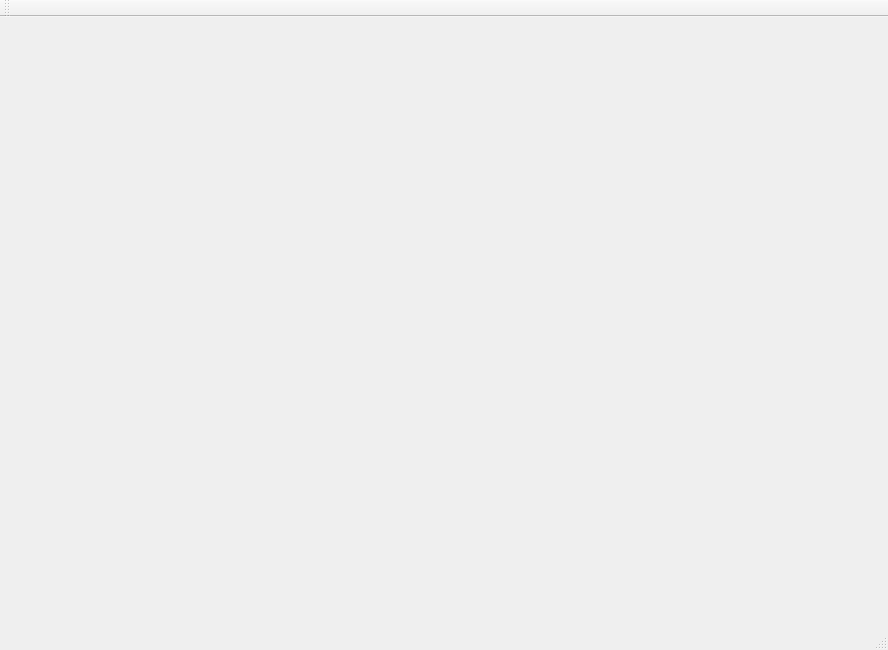
<?xml version="1.0" encoding="UTF-8"?>
<ui version="4.0">
 <class>MainWindow</class>
 <widget class="QMainWindow" name="MainWindow">
  <property name="geometry">
   <rect>
    <x>0</x>
    <y>0</y>
    <width>888</width>
    <height>650</height>
   </rect>
  </property>
  <property name="windowTitle">
   <string>MainWindow</string>
  </property>
  <widget class="QWidget" name="centralWidget"/>
  <widget class="QMenuBar" name="menuBar">
   <property name="geometry">
    <rect>
     <x>0</x>
     <y>0</y>
     <width>888</width>
     <height>26</height>
    </rect>
   </property>
  </widget>
  <widget class="QToolBar" name="mainToolBar">
   <attribute name="toolBarArea">
    <enum>TopToolBarArea</enum>
   </attribute>
   <attribute name="toolBarBreak">
    <bool>false</bool>
   </attribute>
  </widget>
  <widget class="QStatusBar" name="statusBar"/>
 </widget>
 <layoutdefault spacing="6" margin="11"/>
 <resources/>
 <connections/>
</ui>
